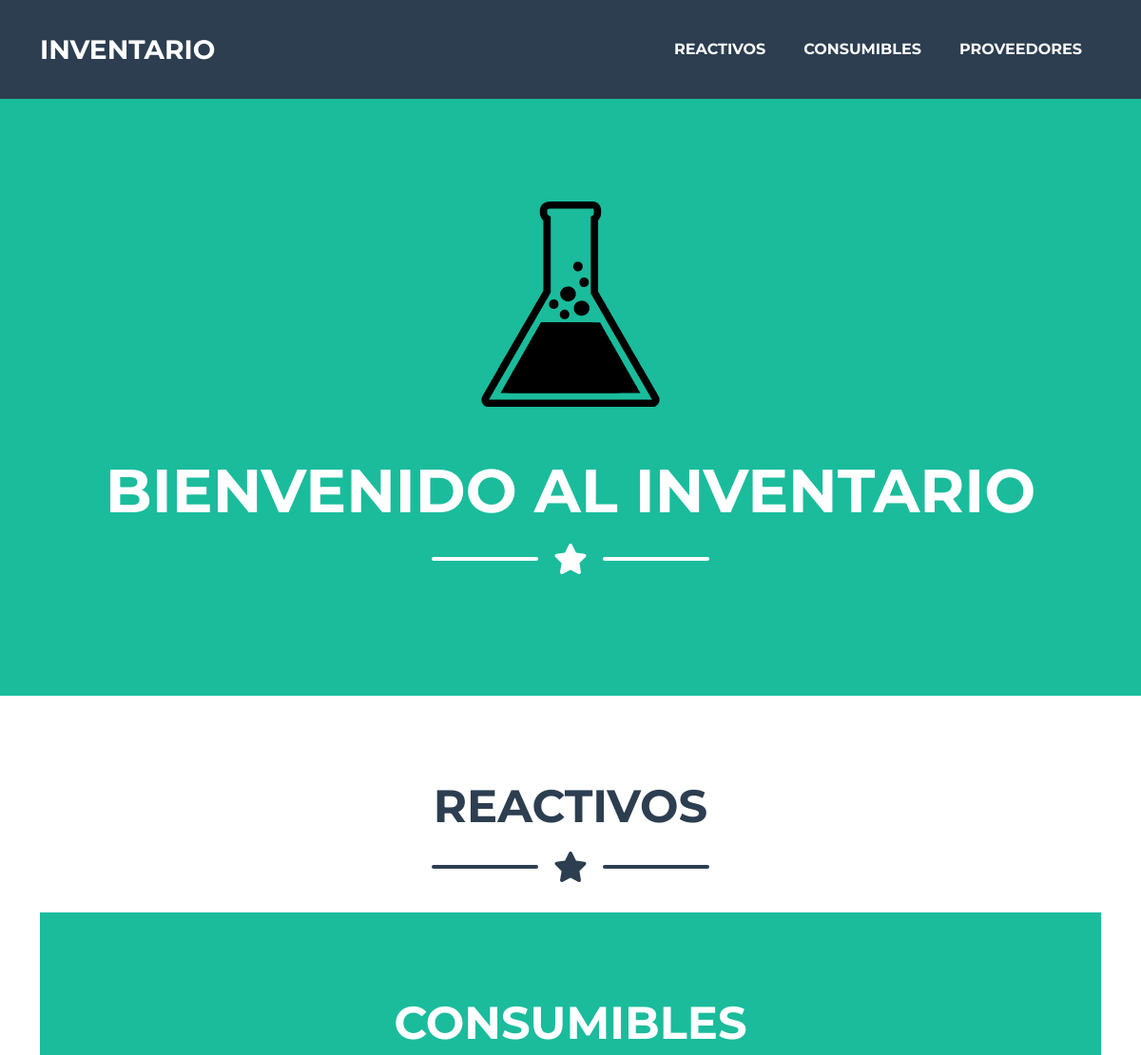
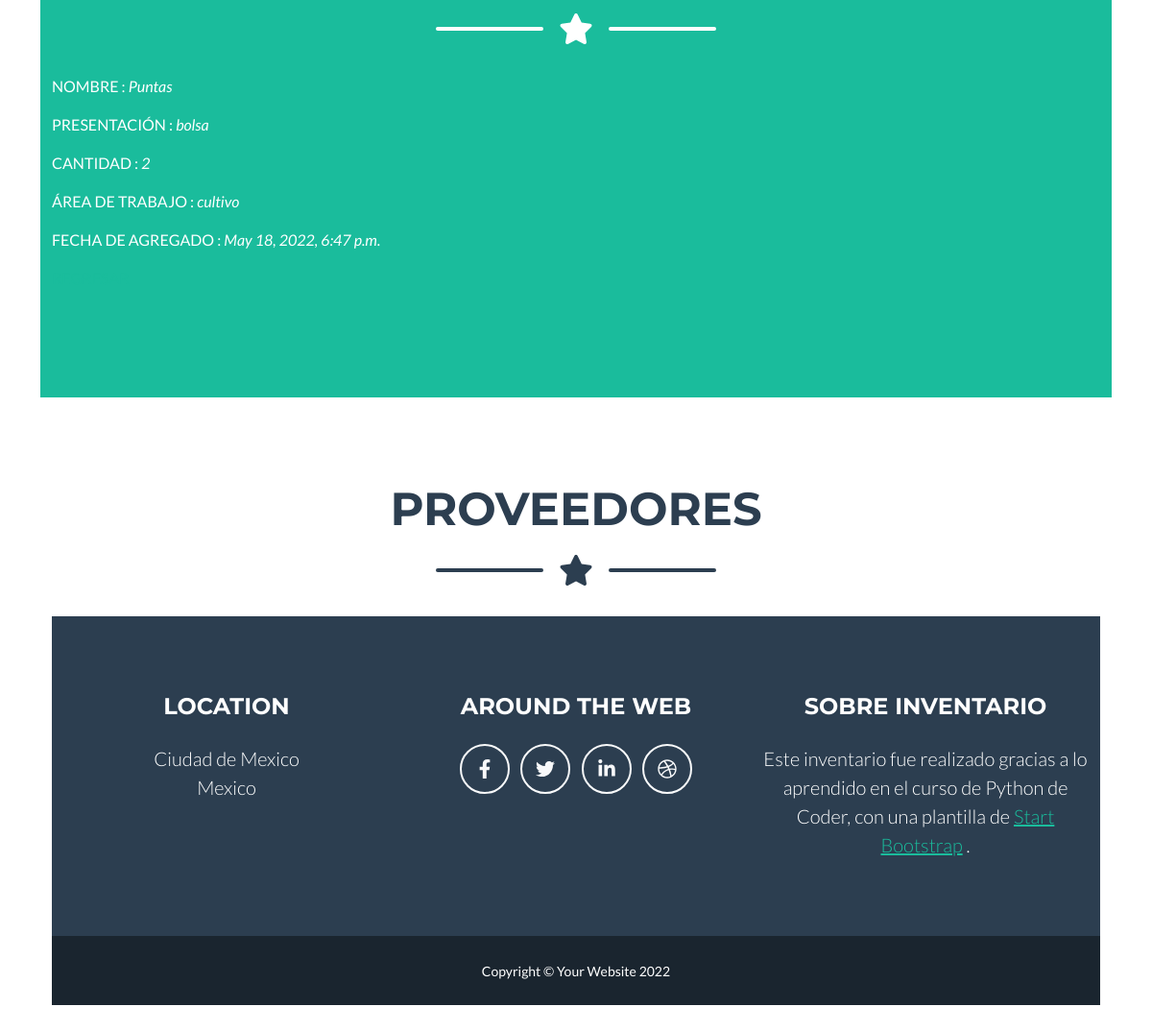
Page /Inventario/consumible/2 on the committed database (2 pictures, top to bottom).
### Inventario/models.py (models this page shows, shortened)
class Consumible(models.Model):
     nombre=models.CharField(max_length=250)
     presentacion=models.CharField(
        max_length=25,
        choices= PRESENTACION,
    )
     cantidad=models.IntegerField()
     area_de_trabajo=models.CharField(
        max_length=25,
        choices= AREAS,
    )
     fecha_agregado=models.DateTimeField(default=timezone.now)

### Inventario/views.py (the view)
# urls.py: path('consumible/<pk>', ConsumibleDetalle.as_view(), name='consumible_detalle'),
class ConsumibleDetalle(DetailView):
    model = Consumible
    template_name = "Inventario/consumible_detalle.html"

### Inventario/templates/Inventario/consumible_detalle.html
{% extends "Inventario/padre.html" %}
{% load static %}
{% block SeccióndeConsumibles %}
<p>NOMBRE : <i>{{consumible.nombre}}</i></p>
<p>PRESENTACIÓN : <i>{{consumible.presentacion}}</i></p>
<p>CANTIDAD : <i>{{consumible.cantidad}}</i></p>
<p>ÁREA DE TRABAJO : <i>{{consumible.area_de_trabajo}}</i></p>
<p>FECHA DE AGREGADO : <i>{{consumible.fecha_agregado}}</i></p>
<p>
    <a href="{% url 'consumible_listar' %}">REGRESAR</a>
</p>
{% endblock %}

### rows in the picture
Consumible: nombre "Puntas", presentacion "bolsa", cantidad "2", area_de_trabajo "cultivo", fecha_agregado "May 18, 2022, 6:47 p.m."
